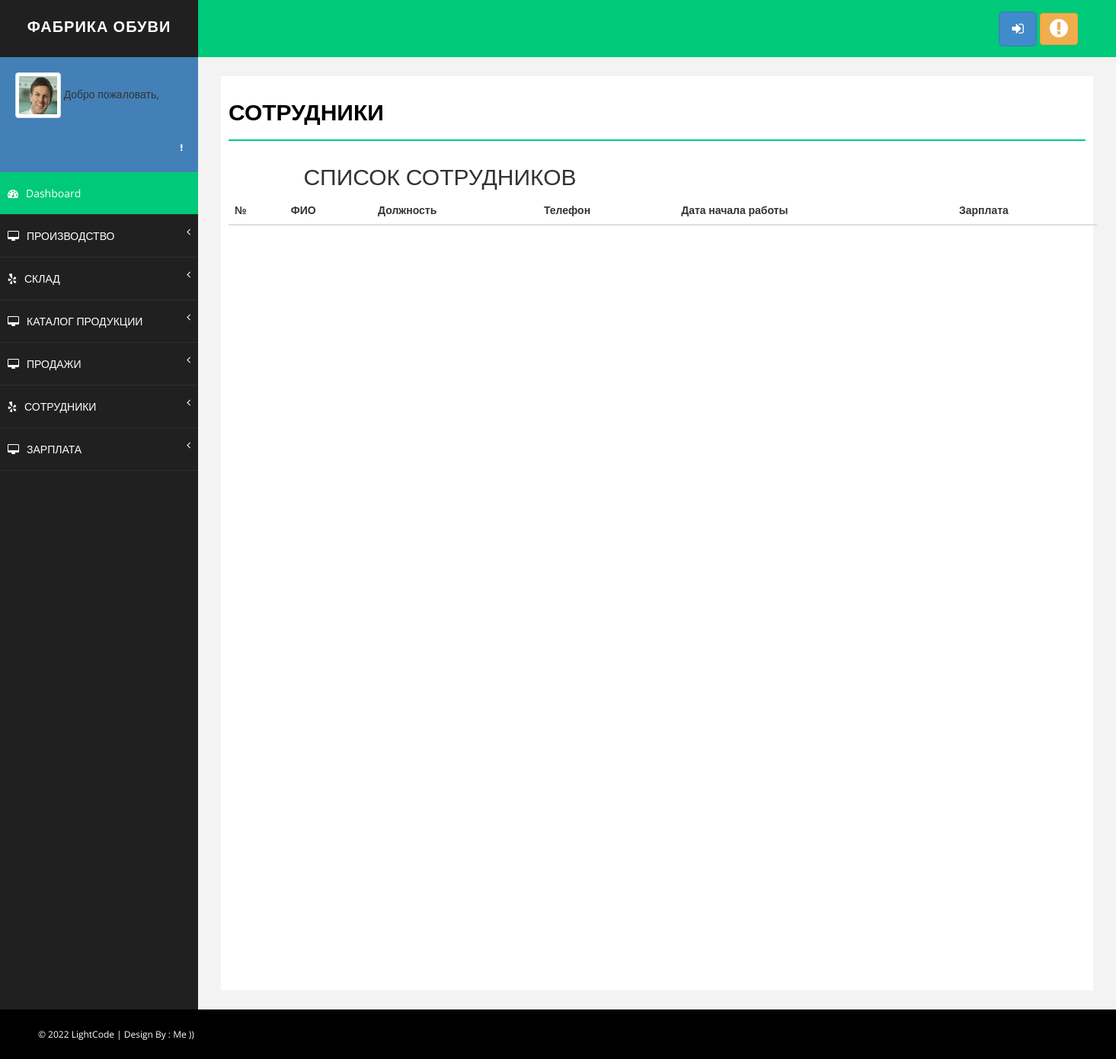
/emp_report (signed in), run on an earlier commit of the app's database.
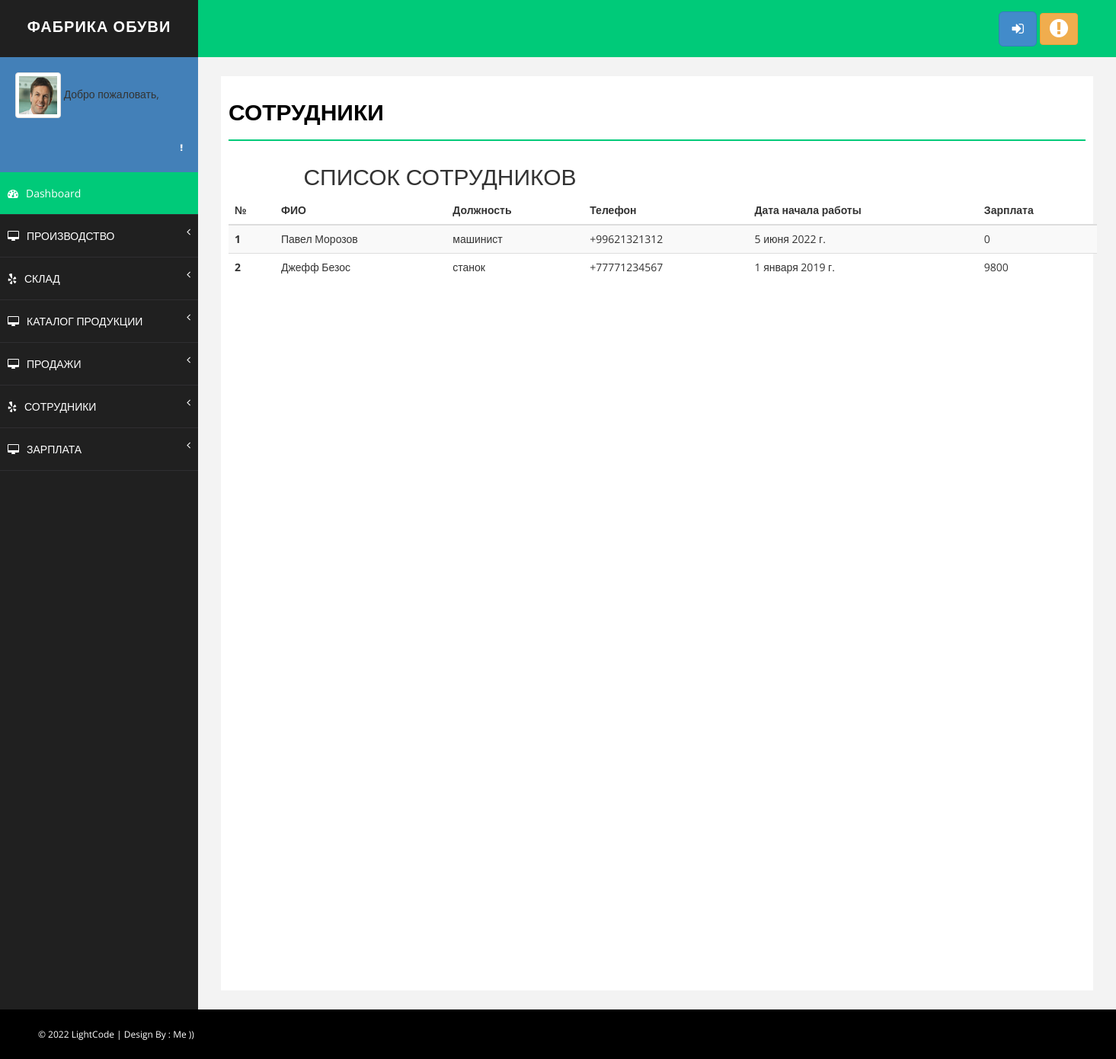
And on a later commit of the database.
### manufacture/models.py (models this page shows, shortened)
class Employee(models.Model):
    active = models.BooleanField(default=True)
    occupation = models.CharField(max_length=100, blank=True, verbose_name='Должность')
    date_start = models.DateField(verbose_name="Дата начала работы", blank=True)
    fio = models.CharField(max_length=64, unique=True, verbose_name="ФИО")  # имя фамилия отчество сотрудника
    phone = models.CharField(max_length=20, blank=True, verbose_name="Номер телефона")
    phone1 = models.CharField(max_length=20, blank=True, verbose_name="Дополнительный номер")
    monthly_salary = models.IntegerField(default=0, blank=True)
    class Meta:
        verbose_name = 'Сотрудник'
        verbose_name_plural = 'Сотрудники'

### manufacture/views.py (the view)
# urls.py: path('emp_report', employers, name='employers'),
def employers(request):
    employer = Employee.objects.all()
    return render(request, 'manufacture/emp_report.html', {'employer': employer})

### manufacture/templates/manufacture/emp_report.html (shortened to what this page needs)
{% extends 'base.html' %}
{% load static %}
{% block content %}
 <div id="page-wrapper">
            <div id="page-inner">
                <div class="row">
                    <div class="col-md-12">
                        <h1 class="page-head-line">СОТРУДНИКИ</h1>
					</div>
					<body>
					<section class="ftco-section">
						<div class="container">
							<div class="row justify-content-center">
								<div class="col-md-6 text-center mb-5">
									<h2 class="heading-section">СПИСОК СОТРУДНИКОВ</h2>
								</div>
							</div>
							<div class="row">
								<div class="col-md-12">
									<div class="table-wrap">
										<table class="table table-striped">
										  <thead>
											<tr>
											  <th>№</th>
												<th>ФИО</th>
											  <th>Должность</th>
											  <th>Телефон</th>
											  <th>Дата начала работы </th>
											  <th>Зарплата</th>
											</tr>
										  </thead>
										  <tbody>
										  {% for i in employer %}
										  <tr>
											  <th scope="row"> {{ i.id}}</th>
											  <td>{{ i.fio }}</td>
												<td>{{ i.occupation }}</td>
												<td>{{ i.phone }}</td>
											  <td>{{ i.date_start }}</td>
											  <td>{{ i.monthly_salary }}</td>
											</tr>
										  {% endfor %}
										  </tbody>
										</table>
									</div>
								</div>
							</div>
						</div>
					</section>
					</div>
							</div>
					</html>
{% endblock %}

What changed in the data, as far as the page shows it:
added Employee: id "1", fio "Павел Морозов", occupation "машинист", phone "+99621321312", date_start "5 июня 2022 г.", monthly_salary "0"
added Employee: id "2", fio "Джефф Безос", occupation "станок", phone "+77771234567", date_start "1 января 2019 г.", monthly_salary "9800"
